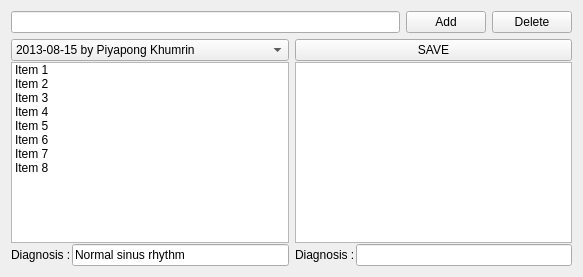
<?xml version="1.0" encoding="UTF-8"?>
<ui version="4.0">
 <class>Interpret</class>
 <widget class="QWidget" name="Interpret">
  <property name="geometry">
   <rect>
    <x>0</x>
    <y>0</y>
    <width>583</width>
    <height>277</height>
   </rect>
  </property>
  <property name="windowTitle">
   <string>Interpreting by Piyapong Khumrin</string>
  </property>
  <layout class="QVBoxLayout" name="verticalLayout_5">
   <item>
    <layout class="QHBoxLayout" name="horizontalLayout_3">
     <item>
      <widget class="QLineEdit" name="lineEdit"/>
     </item>
     <item>
      <widget class="QPushButton" name="pushButton_3">
       <property name="text">
        <string>Add</string>
       </property>
      </widget>
     </item>
     <item>
      <widget class="QPushButton" name="pushButton_2">
       <property name="text">
        <string>Delete</string>
       </property>
      </widget>
     </item>
    </layout>
   </item>
   <item>
    <layout class="QHBoxLayout" name="horizontalLayout_7">
     <item>
      <layout class="QVBoxLayout" name="verticalLayout">
       <property name="spacing">
        <number>1</number>
       </property>
       <item>
        <widget class="QComboBox" name="comboBox">
         <item>
          <property name="text">
           <string>2013-08-15 by Piyapong Khumrin</string>
          </property>
         </item>
         <item>
          <property name="text">
           <string>2013-04-12 by Piyapong Khumrin</string>
          </property>
         </item>
        </widget>
       </item>
       <item>
        <widget class="QListWidget" name="listWidget_2">
         <property name="sizePolicy">
          <sizepolicy hsizetype="Expanding" vsizetype="Expanding">
           <horstretch>0</horstretch>
           <verstretch>0</verstretch>
          </sizepolicy>
         </property>
         <property name="dragEnabled">
          <bool>true</bool>
         </property>
         <property name="dragDropMode">
          <enum>QAbstractItemView::DragOnly</enum>
         </property>
         <property name="selectionMode">
          <enum>QAbstractItemView::SingleSelection</enum>
         </property>
         <property name="selectionBehavior">
          <enum>QAbstractItemView::SelectItems</enum>
         </property>
         <property name="viewMode">
          <enum>QListView::ListMode</enum>
         </property>
         <property name="batchSize">
          <number>100</number>
         </property>
         <property name="wordWrap">
          <bool>true</bool>
         </property>
         <item>
          <property name="text">
           <string>Item 1</string>
          </property>
         </item>
         <item>
          <property name="text">
           <string>Item 2</string>
          </property>
         </item>
         <item>
          <property name="text">
           <string>Item 3</string>
          </property>
         </item>
         <item>
          <property name="text">
           <string>Item 4</string>
          </property>
         </item>
         <item>
          <property name="text">
           <string>Item 5</string>
          </property>
         </item>
         <item>
          <property name="text">
           <string>Item 6</string>
          </property>
         </item>
         <item>
          <property name="text">
           <string>Item 7</string>
          </property>
         </item>
         <item>
          <property name="text">
           <string>Item 8</string>
          </property>
         </item>
        </widget>
       </item>
       <item>
        <layout class="QHBoxLayout" name="horizontalLayout_2">
         <item>
          <widget class="QLabel" name="label_2">
           <property name="text">
            <string>Diagnosis :</string>
           </property>
          </widget>
         </item>
         <item>
          <widget class="QLineEdit" name="lineEdit_3">
           <property name="text">
            <string>Normal sinus rhythm</string>
           </property>
           <property name="readOnly">
            <bool>true</bool>
           </property>
          </widget>
         </item>
        </layout>
       </item>
      </layout>
     </item>
     <item>
      <layout class="QVBoxLayout" name="verticalLayout_2">
       <property name="spacing">
        <number>1</number>
       </property>
       <item>
        <widget class="QPushButton" name="pushButton">
         <property name="text">
          <string>SAVE</string>
         </property>
        </widget>
       </item>
       <item>
        <widget class="QListWidget" name="listWidget">
         <property name="sizePolicy">
          <sizepolicy hsizetype="Expanding" vsizetype="Expanding">
           <horstretch>0</horstretch>
           <verstretch>0</verstretch>
          </sizepolicy>
         </property>
         <property name="maximumSize">
          <size>
           <width>16777215</width>
           <height>16777215</height>
          </size>
         </property>
         <property name="toolTip">
          <string>&lt;html&gt;&lt;head/&gt;&lt;body&gt;&lt;p&gt;Only first &lt;span style=&quot; font-weight:600; text-decoration: underline;&quot;&gt;EIGHT&lt;/span&gt; items will be added to the interpretation!&lt;/p&gt;&lt;/body&gt;&lt;/html&gt;</string>
         </property>
         <property name="dragEnabled">
          <bool>true</bool>
         </property>
         <property name="dragDropOverwriteMode">
          <bool>true</bool>
         </property>
         <property name="dragDropMode">
          <enum>QAbstractItemView::DragDrop</enum>
         </property>
         <property name="defaultDropAction">
          <enum>Qt::MoveAction</enum>
         </property>
         <property name="alternatingRowColors">
          <bool>true</bool>
         </property>
         <property name="wordWrap">
          <bool>true</bool>
         </property>
        </widget>
       </item>
       <item>
        <layout class="QHBoxLayout" name="horizontalLayout">
         <item>
          <widget class="QLabel" name="label">
           <property name="text">
            <string>Diagnosis :</string>
           </property>
          </widget>
         </item>
         <item>
          <widget class="QLineEdit" name="lineEdit_2"/>
         </item>
        </layout>
       </item>
      </layout>
     </item>
    </layout>
   </item>
  </layout>
 </widget>
 <resources/>
 <connections/>
</ui>
